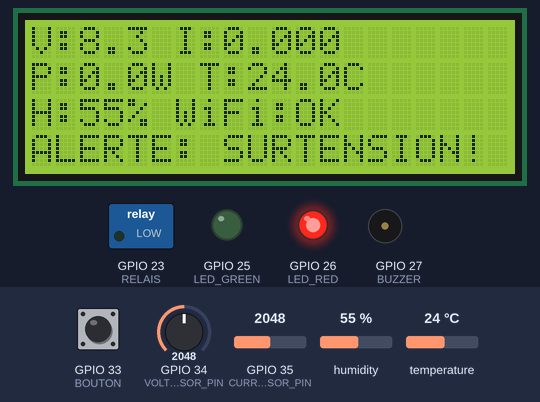
Simulated run of this sketch. Board: ESP32. Parts: 20×4 character LCD, switched loads named in the sketch (green lamp = pin HIGH), output pins drawn as LEDs (lit = HIGH), buzzer (waves = sounding, pin HIGH). Dashed ring = blinking. The inputs (shaded band) are chosen by the test bench; at power-on: GPIO 34 (VOLTAGE_SENSOR_PIN) = 2048, GPIO 33 (BOUTON) HIGH, temperature 24 °C, GPIO 35 (CURRENT_SENSOR_PIN) = 2048, humidity 55 %. WiFi joins after 1.5 s; servers stay silent unless stated; uploads are accepted with an empty reply; what the sketch prints to the serial monitor is not drawn.

Above: at 10.1 s.
10.2 s: GPIO 34 (VOLTAGE_SENSOR_PIN) set to 1289
At 10.7 s:
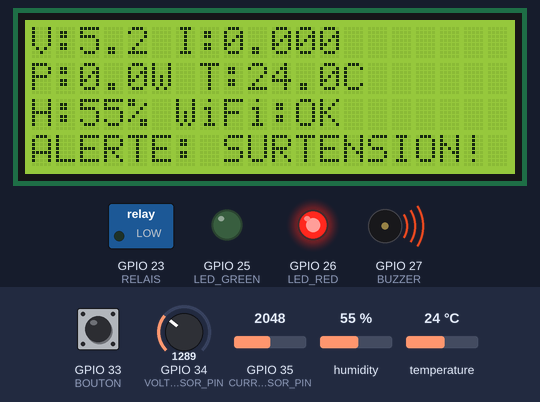
11.7 s: GPIO 34 (VOLTAGE_SENSOR_PIN) set to 1167
At 12.7 s:
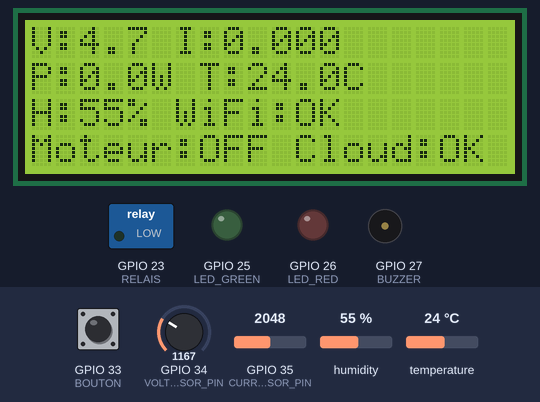
13.3 s: GPIO 33 (BOUTON) pulled LOW for 1 s
At 13.74 s:
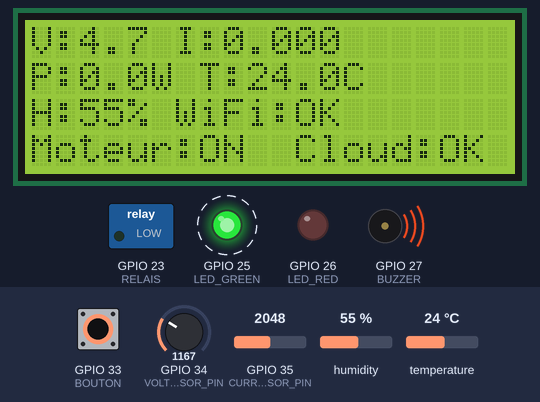
15.8 s: temperature set to 29 °C
At 17.9 s:
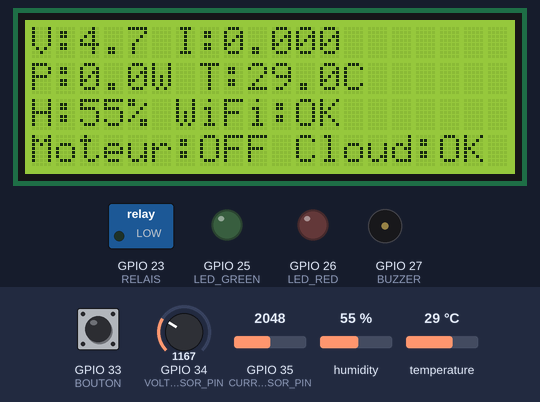
18.8 s: temperature set to 32 °C
At 20.5 s:
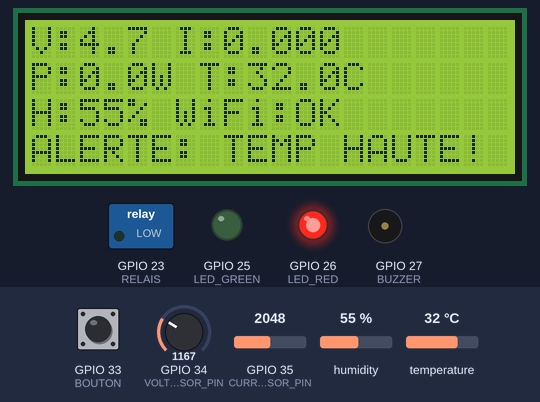
22.7 s: GPIO 33 (BOUTON) pulled LOW for 0.15 s
At 60.9 s:
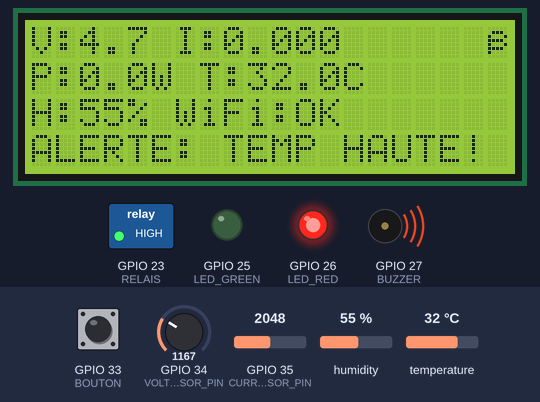
Timing chart, 0 to 61.9 s (numbered marks = the images above; inputs shaded):
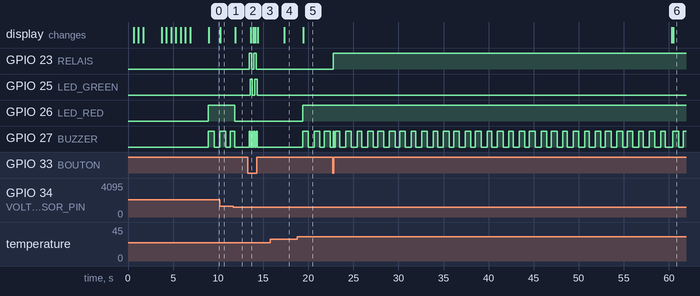

The sketch:

wakmotor_esp32.ino
```cpp
#include <WiFi.h>
#include <HTTPClient.h>
#include <Wire.h>
#include <LiquidCrystal_I2C.h>
#include <DHT.h>

// ---------------- Configuration LCD ----------------
LiquidCrystal_I2C lcd(0x27, 20, 4);

// ---------------- Configuration DHT11 ----------------
#define DHT_PIN 32
#define DHT_TYPE DHT11
DHT dht(DHT_PIN, DHT_TYPE);

// ---------------- Broches ESP32 ----------------
#define VOLTAGE_SENSOR_PIN 34
#define CURRENT_SENSOR_PIN 35
#define LED_GREEN 25
#define LED_RED 26
#define BUZZER 27
#define RELAIS 23
#define BOUTON 33

// ---------------- Configuration Cloud AWS ----------------
const char* ssid = "WIFI ODC";  // Votre WiFi
const char* password = "Digital1";
const char* awsEndpoint = "https://7a8i1xrmm0.execute-api.eu-north-1.amazonaws.com/";

// ---------------- Calibration ----------------
const float R1 = 30000.0;
const float R2 = 7500.0;
const float VREF = 3.3;
const float ADC_RESOLUTION = 4095.0;
const float ACS_SENSITIVITY = 0.100;

// ---------------- Seuils d'alerte ----------------
const float VOLTAGE_NORMAL_MAX = 5.0;
const float TEMP_ALERTE = 30.0;
const float COURANT_MAX = 2.0;

// ---------------- Variables globales ----------------
float currentOffset = 1.65;
float tension = 0;
float temperature = 0;
float humidity = 0;
float courant = 0;
bool moteurActif = false;
bool calibrationDone = false;

// ---------------- Variables pour envoi cloud ----------------
unsigned long dernierEnvoiCloud = 0;
const unsigned long INTERVALLE_CLOUD = 60000; // Envoi toutes les 10 secondes

// ---------------- Variables pour buzzer ----------------
bool buzzerState = false;
unsigned long lastBuzzerTime = 0;
const unsigned long BUZZER_INTERVAL = 500;

// ---------------- Variables pour anti-rebond ----------------
unsigned long dernierAppui = 0;
const unsigned long DELAI_ANTI_REBOND = 100;

void setup() {
  Serial.begin(115200);

  // Initialisation des broches
  pinMode(LED_GREEN, OUTPUT);
  pinMode(LED_RED, OUTPUT);
  pinMode(BUZZER, OUTPUT);
  pinMode(RELAIS, OUTPUT);
  pinMode(BOUTON, INPUT_PULLUP);

  // États initiaux
  digitalWrite(LED_GREEN, LOW);
  digitalWrite(LED_RED, LOW);
  digitalWrite(BUZZER, LOW);
  digitalWrite(RELAIS, LOW);

  // Initialisation LCD
  Wire.begin(21, 22);
  lcd.init();
  lcd.backlight();

  // Initialisation DHT11
  dht.begin();

  // Message de démarrage
  lcd.setCursor(0, 0);
  lcd.print("Systeme Energie  ");
  lcd.setCursor(0, 1);
  lcd.print("Connexion WiFi... ");

  // Connexion WiFi
  WiFi.begin(ssid, password);
  int tentatives = 0;
  while (WiFi.status() != WL_CONNECTED && tentatives < 30) {
    delay(500);
    Serial.print(".");
    tentatives++;

    // Animation LCD
    lcd.setCursor(0, 2);
    lcd.print("Tentative ");
    lcd.print(tentatives);
    lcd.print("/30   ");
  }

  if (WiFi.status() == WL_CONNECTED) {
    lcd.clear();
    lcd.setCursor(0, 0);
    lcd.print("WiFi CONNECTE    ");
    lcd.setCursor(0, 1);
    lcd.print("IP: ");
    lcd.print(WiFi.localIP());
    Serial.println("\n✅ WiFi connecté !");
    delay(2000);
  } else {
    lcd.clear();
    lcd.print("Erreur WiFi!    ");
    Serial.println("❌ Erreur connexion WiFi");
    delay(2000);
  }

  // Calibration du capteur de courant
  calibrerCapteurCourant();
  lcd.clear();
}

// CALIBRATION AUTOMATIQUE du point zéro
void calibrerCapteurCourant() {
  lcd.setCursor(0, 0);
  lcd.print("CALIBRATION EN COURS");
  lcd.setCursor(0, 1);
  lcd.print("Ne rien brancher!  ");

  float sommeTensions = 0;
  int nombreMesures = 300;

  for (int i = 0; i < nombreMesures; i++) {
    int valeurADC = analogRead(CURRENT_SENSOR_PIN);
    float tensionMesuree = (valeurADC / ADC_RESOLUTION) * VREF;
    sommeTensions += tensionMesuree;

    if (i % 50 == 0) {
      lcd.setCursor(0, 2);
      lcd.print("Progression: ");
      lcd.print((i * 100) / nombreMesures);
      lcd.print("%   ");
    }
    delay(10);
  }

  currentOffset = sommeTensions / nombreMesures;
  calibrationDone = true;

  lcd.clear();
  lcd.setCursor(0, 0);
  lcd.print("Calibration OK!   ");
  lcd.setCursor(0, 1);
  lcd.print("Offset: ");
  lcd.print(currentOffset, 3);
  lcd.print("V    ");
  delay(2000);
}

// Fonction pour envoyer les données vers AWS
void envoyerDonneesCloud() {
  if (WiFi.status() != WL_CONNECTED) {
    Serial.println("❌ WiFi déconnecté - Impossible d'envoyer vers cloud");
    return;
  }

  HTTPClient http;
  http.begin(awsEndpoint);
  http.addHeader("Content-Type", "application/json");

  // Création du JSON selon le format de votre API AWS
  String json = "{";
  json += "\"Température\":\"" + String(temperature, 1) + "\",";
  json += "\"Vitesse_roue\":\"0\",";  // À adapter si vous avez un capteur de vitesse
  json += "\"Nombre_tractions\":\"0\","; // À adapter selon votre application
  json += "\"Tension\":\"" + String(tension, 1) + "\",";
  json += "\"Intensité\":\"" + String(courant, 3) + "\",";
  json += "\"Puissance\":\"" + String(tension * courant, 1) + "\",";
  json += "\"Humidité\":\"" + String(humidity, 1) + "\",";
  json += "\"Moteur\":\"" + String(moteurActif ? "ON" : "OFF") + "\",";
  json += "\"Timestamp\":\"" + String(millis() / 1000) + "\"";
  json += "}";

  int httpResponseCode = http.POST(json);

  if (httpResponseCode > 0) {
    Serial.print("✅ Données envoyées vers AWS. Code: ");
    Serial.println(httpResponseCode);

    // Feedback visuel d'envoi réussi
    lcd.setCursor(19, 0); // Coin supérieur droit
    lcd.print("☁"); // Icône cloud
  } else {
    Serial.print("❌ Erreur envoi AWS. Code: ");
    Serial.println(httpResponseCode);

    lcd.setCursor(19, 0);
    lcd.print("❌"); // Icône erreur
  }

  Serial.print("📤 JSON envoyé: ");
  Serial.println(json);

  http.end();
}

// Fonction pour buzzer intermittent
void handleBuzzer(bool alertActive) {
  if (alertActive) {
    unsigned long currentTime = millis();
    if (currentTime - lastBuzzerTime >= BUZZER_INTERVAL) {
      buzzerState = !buzzerState;
      digitalWrite(BUZZER, buzzerState);
      lastBuzzerTime = currentTime;
    }
  } else {
    digitalWrite(BUZZER, LOW);
    buzzerState = false;
  }
}

// Lecture du DHT11
void lireDHT() {
  static unsigned long dernierLecture = 0;
  if (millis() - dernierLecture >= 2000) {
    float nouvelleTemp = dht.readTemperature();
    float nouvelleHum = dht.readHumidity();

    if (!isnan(nouvelleTemp)) temperature = nouvelleTemp;
    if (!isnan(nouvelleHum)) humidity = nouvelleHum;

    dernierLecture = millis();
  }
}

// Fonction pour lire le courant avec filtrage
float lireCourant() {
  int adcCurrent = analogRead(CURRENT_SENSOR_PIN);
  float tensionMesuree = (adcCurrent / ADC_RESOLUTION) * VREF;

  float tensionCorrigee = tensionMesuree - currentOffset;
  float courantMesure = tensionCorrigee / ACS_SENSITIVITY;

  if (abs(courantMesure) < 0.02) {
    courantMesure = 0.0;
  }

  return courantMesure;
}

// Gestion du bouton poussoir
void gererBouton() {
  int etatBouton = digitalRead(BOUTON);
  unsigned long tempsActuel = millis();

  if (etatBouton == LOW && (tempsActuel - dernierAppui) > DELAI_ANTI_REBOND) {
    moteurActif = !moteurActif;
    digitalWrite(RELAIS, moteurActif ? HIGH : LOW);

    // Feedback sonore
    digitalWrite(BUZZER, HIGH);
    delay(100);
    digitalWrite(BUZZER, LOW);

    dernierAppui = tempsActuel;

    Serial.print("🔘 Bouton appuyé - Moteur: ");
    Serial.println(moteurActif ? "ON" : "OFF");
  }
}

// Gestion des LEDs selon état et alertes
void gererLEDs() {
  bool alerteSurtension = (tension > VOLTAGE_NORMAL_MAX);
  bool alerteTemperature = (temperature > TEMP_ALERTE);
  bool alerteCourant = (courant > COURANT_MAX);
  bool alerteActive = alerteSurtension || alerteTemperature || alerteCourant;

  if (alerteActive) {
    digitalWrite(LED_RED, HIGH);
    digitalWrite(LED_GREEN, LOW);
    handleBuzzer(true);
  } else {
    digitalWrite(LED_RED, LOW);
    handleBuzzer(false);
    digitalWrite(LED_GREEN, moteurActif ? HIGH : LOW);
  }
}

// Affichage sur LCD
void afficherLCD() {
  // Ligne 0: Tension et Courant
  lcd.setCursor(0, 0);
  lcd.print("V:");
  lcd.print(tension, 1);
  lcd.print(" I:");
  lcd.print(courant, 3);
  lcd.print("  ");

  // Ligne 1: Puissance et Température
  lcd.setCursor(0, 1);
  lcd.print("P:");
  lcd.print(tension * courant, 1);
  lcd.print("W T:");
  lcd.print(temperature, 1);
  lcd.print("C ");

  // Ligne 2: Humidité et état WiFi
  lcd.setCursor(0, 2);
  lcd.print("H:");
  lcd.print(humidity, 0);
  lcd.print("% WiFi:");
  lcd.print(WiFi.status() == WL_CONNECTED ? "OK" : "KO");

  // Ligne 3: État moteur et alertes
  lcd.setCursor(0, 3);
  if (tension > VOLTAGE_NORMAL_MAX) {
    lcd.print("ALERTE: SURTENSION!");
  } else if (temperature > TEMP_ALERTE) {
    lcd.print("ALERTE: TEMP HAUTE!");
  } else if (courant > COURANT_MAX) {
    lcd.print("ALERTE: COURANT MAX!");
  } else {
    lcd.print("Moteur:");
    lcd.print(moteurActif ? "ON " : "OFF");
    lcd.print(" Cloud:OK");
  }
}

void loop() {
  // Gestion des entrées
  gererBouton();

  // Lecture des capteurs
  lireDHT();
  int adcVoltage = analogRead(VOLTAGE_SENSOR_PIN);
  float voltageOutput = (adcVoltage / ADC_RESOLUTION) * VREF;
  tension = voltageOutput * ((R1 + R2) / R2);
  courant = lireCourant();

  // Gestion des sorties
  gererLEDs();
  afficherLCD();

  // Envoi périodique vers AWS
  if (millis() - dernierEnvoiCloud >= INTERVALLE_CLOUD) {
    if (WiFi.status() == WL_CONNECTED) {
      envoyerDonneesCloud();
    } else {
      Serial.println("⚠️ Tentative de reconnexion WiFi...");
      WiFi.reconnect();
    }
    dernierEnvoiCloud = millis();
  }

  // Debug série
  static unsigned long dernierDebug = 0;
  if (millis() - dernierDebug >= 2000) {
    Serial.print("📊 V:");
    Serial.print(tension, 1);
    Serial.print("V I:");
    Serial.print(courant, 3);
    Serial.print("A T:");
    Serial.print(temperature, 1);
    Serial.print("C Moteur:");
    Serial.print(moteurActif ? "ON" : "OFF");
    Serial.print(" WiFi:");
    Serial.println(WiFi.status() == WL_CONNECTED ? "OK" : "KO");
    dernierDebug = millis();
  }

  delay(100);
}
```

Measured:
- the behaviour switches between 1241 and 1240 on GPIO 34 (VOLTAGE_SENSOR_PIN) (found by bisection; images 1 and 2)
- the behaviour switches between 30 and 31 °C on temperature (found by bisection; images 4 and 5)
- after the input at 10.2 s, the display: changes at once (image 1)
- after the input at 11.7 s, GPIO 26 (LED_RED): HIGH → LOW after 0.13 s; the display: changes after 0.19 s (image 2)
- after the input at 13.3 s, GPIO 23 (RELAIS): alternates HIGH for 0.26 s and LOW for 0.26 s, 4 changes in all, then stays LOW, starting after 0.15 s; GPIO 25 (LED_GREEN): alternates HIGH for 0.26 s and LOW for 0.26 s, 4 changes in all, then stays LOW, starting after 0.25 s
- after the input at 15.8 s, the display: changes after 1.5 s (image 4)
- after the input at 18.8 s, GPIO 26 (LED_RED): LOW → HIGH after 0.56 s; GPIO 27 (BUZZER): goes HIGH 0.64 s, LOW 0.64 s, HIGH 0.64 s, LOW 0.50 s, HIGH 0.64 s, then LOW, starting after 0.56 s; the display: changes after 0.62 s (image 5)
- after the input at 22.7 s, GPIO 23 (RELAIS): LOW → HIGH at once
